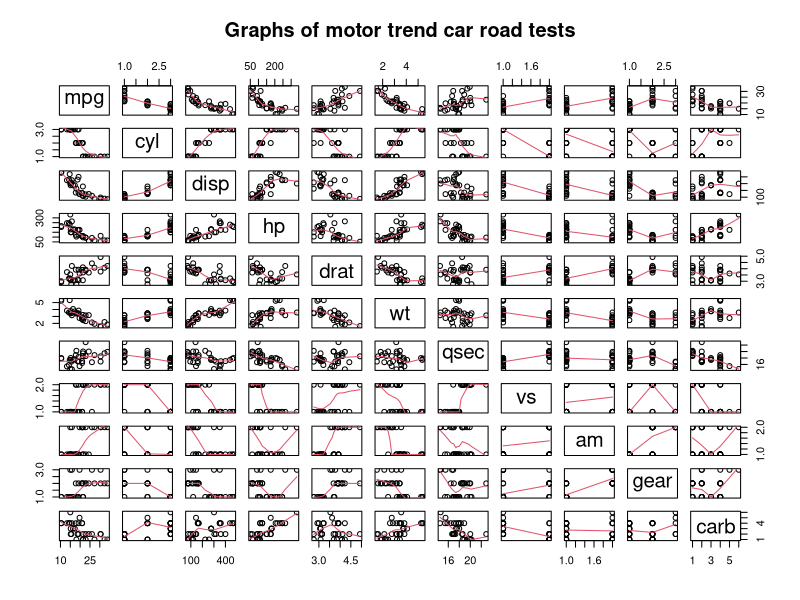
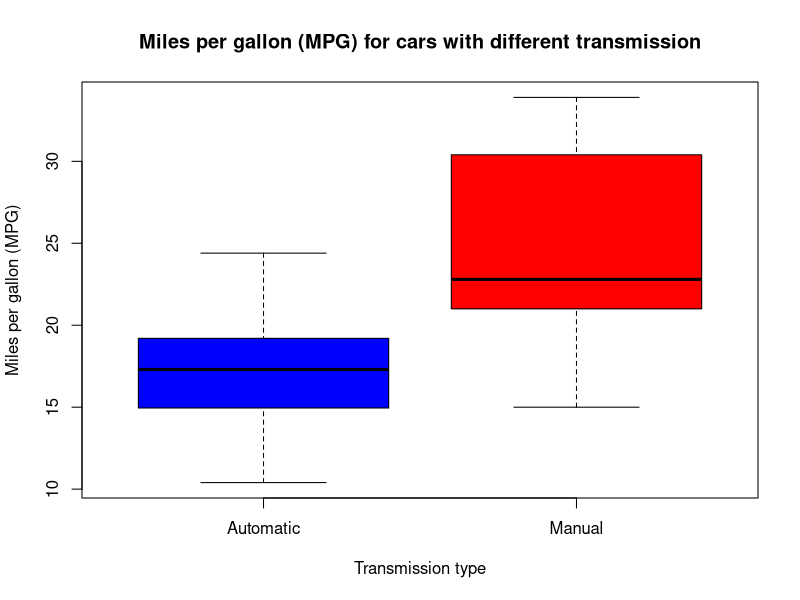
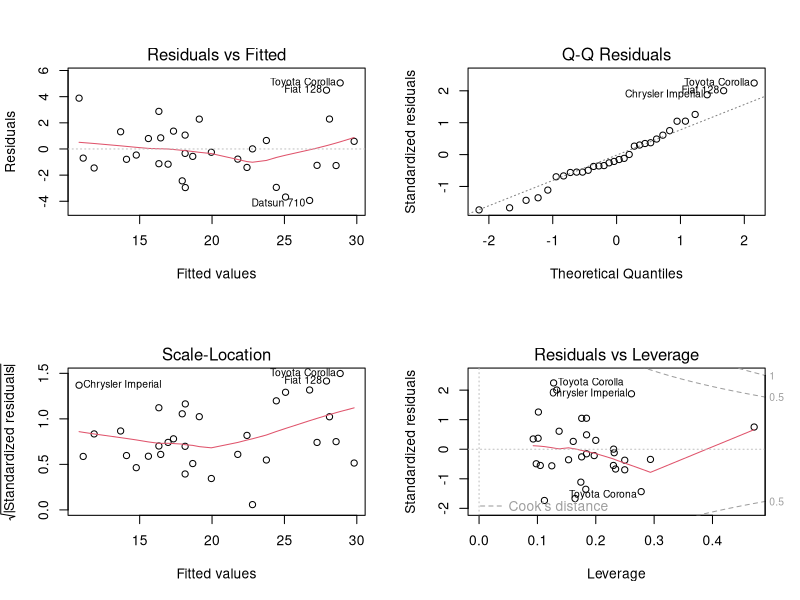
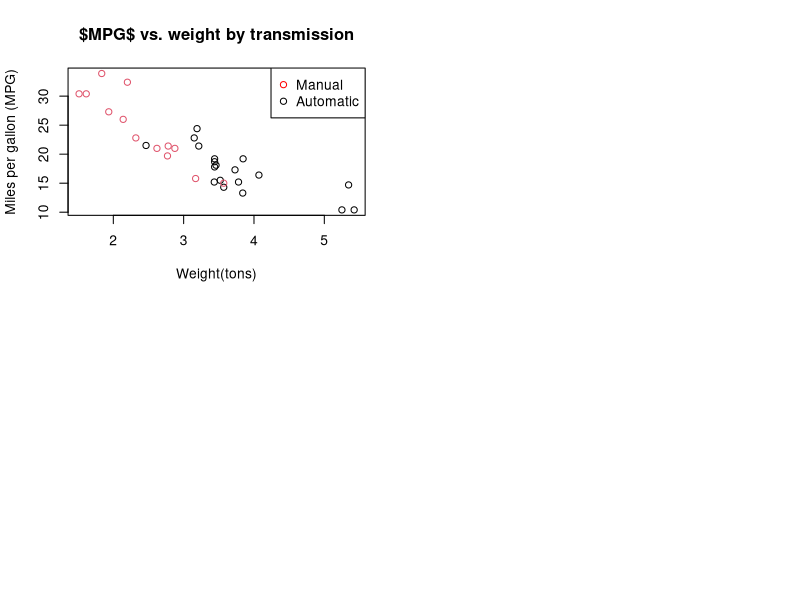

Reproduce these figures in R, in order.
## ---- chunk 1
rm(list = ls())
## ---- chunk 2
### Upload data from R repositories. 
data(mtcars)
## ---- chunk 3
### Take a look at the uploaded data.
str(mtcars) # results are hidden
## ---- chunk 4
### Make the necessary variables as factors.
mtcars$cyl <- factor(mtcars$cyl)
mtcars$vs <- factor(mtcars$vs)
mtcars$gear <- factor(mtcars$gear)
mtcars$carb <- factor(mtcars$carb)
mtcars$am <- factor(mtcars$am, labels = c('Automatic','Manual'))
## ---- chunk 5
### Take a look at the data after factorization of the variables.
str(mtcars)
## ---- chunk 6
### Make pair plots of the $mtcars$ data for a better visual data exploration.
pairs(mpg ~ ., data = mtcars, main = "Graphs of motor trend car road tests", 
      panel = panel.smooth)
## ---- chunk 7
boxplot(mpg ~ am, data = mtcars, col = (c("blue","red")), ylab = "Miles per gallon (MPG)", 
        xlab = "Transmission type", 
        main = "Miles per gallon (MPG) for cars with different transmission")
## ---- chunk 8
overall.model <- lm(mpg ~ ., data = mtcars)
summary(overall.model)
## ---- chunk 9
model.for.analysis <- step(overall.model, direction = "both") # ... using both forward selection and backward elimination methods using AIC algorithm. Use echo = TRUE to see of the possible selections with all possible combinations of variables.
## ---- chunk 10
summary(model.for.analysis) # description of the best linear model.
## ---- chunk 11
basic.model <- lm(mpg ~ am, data = mtcars)
anova(basic.model, model.for.analysis)
## ---- chunk 12
par(mfrow=c(2, 2))
plot(model.for.analysis)
## ---- chunk 13
sum((abs(dfbetas(model.for.analysis))) > 1)
## ---- chunk 14
t.test(mpg ~ am, data = mtcars)
## ---- chunk 15
plot(mpg ~ wt, col = am, data = mtcars, ylab = "Miles per gallon (MPG)", 
     xlab = "Weight(tons)", main = "$MPG$ vs. weight by transmission")
legend("topright", legend = c("Manual", "Automatic"), col = c("red", "black"),  
       pch = c(1,1))
